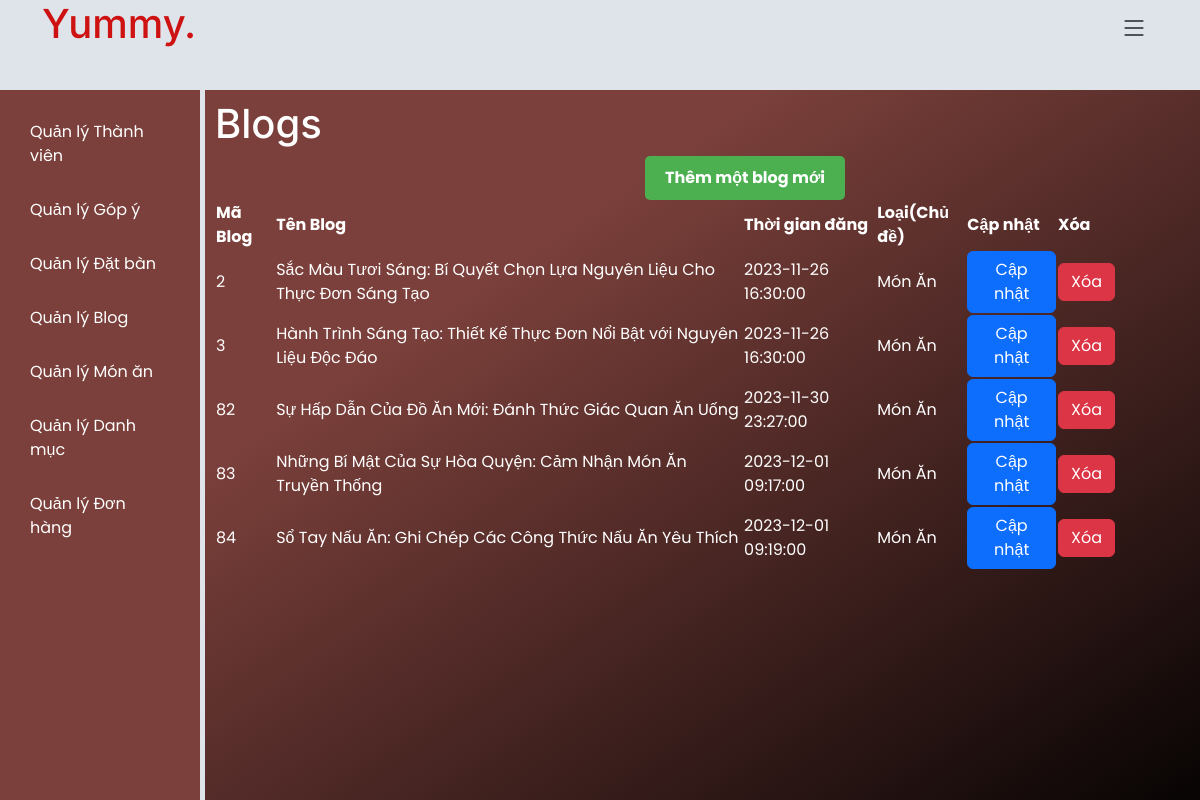
The app's page /admin/admin_home.php?page=admin_blogs (signed in) with its own data.
### tables this page shows
CREATE TABLE `blog` (
  `MaBlog` int(11) NOT NULL,
  `TenBlog` mediumtext NOT NULL,
  `ThoiGianDang` datetime NOT NULL,
  `NoiDung` longtext NOT NULL,
  `MaLoaiBlog` int(11) NOT NULL,
  `AnhBlog` varchar(255) NOT NULL
);

CREATE TABLE `loaiblog` (
  `MaLoaiBlog` int(11) NOT NULL,
  `TenLoaiBlog` varchar(50) NOT NULL
);

### admin/admin_blogs.php (the view, shortened to what this page needs)
<?php
require_once("../components/connection.php");
$sql = "SELECT blog.*, loaiblog.TenLoaiBlog
FROM blog
JOIN loaiblog ON blog.MaLoaiBlog = loaiblog.MaLoaiBlog";
$result = $conn->query($sql);
?>
<!DOCTYPE html>
<html lang="en">
<head>
</head>
<body>
<?php
if ($result->num_rows > 0) {
?>
    <h1> Blogs </h1>
    <center>
    <a href="admin_home.php?page=admin_blogs_add" style="
        display: inline-block;
        padding: 10px 20px;
        color: white;
        background-color: #4CAF50;
        text-decoration: none;
        border-radius: 5px;
        font-size: 16px;
        font-weight: bold;
    ">Thêm một blog mới</a></center>
    <table width = 85%>
        <tr>
            <th>Mã Blog</th>
            <th>Tên Blog</th>
            <th>Thời gian đăng</th>
            <th width = 10%>Loại(Chủ đề)</th>
            <th align="center">Cập nhật</th>
            <th align="center">Xóa</th>
        </tr>
        <?php while($row = $result->fetch_assoc()): ?>
        <tr>
            <td><?php echo $row["MaBlog"]; ?></td>
            <td><?php echo $row["TenBlog"]; ?></td>
            <td><?php echo $row["ThoiGianDang"]; ?></td>
            <td><?php echo $row["TenLoaiBlog"]; ?></td>
            <td><button type="button" class="btn btn-primary" onclick="window.location.href='admin_home.php?page=admin_blogs_edit&mablog=<?php echo $row['MaBlog']; ?>'">Cập nhật</button> </td>
            <td><button type="button" class="btn btn-danger" onclick="if(confirm('Bạn chắc chưa?')) window.location.href='admin_blogs_delete.php?MaBlog=<?php echo $row['MaBlog']; ?>'">Xóa</button>
            </td>
        </tr>
        <?php endwhile; ?>
    </table>
<?php
} else {
    echo " <tr> <h1> Không có blog nào. </h1> </tr>";
}
?>
</body>
</html>

### assets/css/main.css (style rules this page uses)
:root { --font-default: "Open Sans", system-ui, -apple-system, "Segoe UI", Roboto, "Helvetica Neue", Arial, "Noto Sans", "Liberation Sans", sans-serif, "Apple Color Emoji", "Segoe UI Emoji", "Segoe UI Symbol", "Noto Color Emoji"; --font-primary: "Amatic SC", sans-serif; --font-secondary: "Inter", sans-serif; }
:root { --color-default: #212529; --color-primary: #ce1212; --color-secondary: #37373f; }
:root { scroll-behavior: smooth; }
body { font-family: var(--font-default); color: var(--color-default); }
a { color: var(--color-primary); text-decoration: none; }
h1, h2, h3, h4, h5, h6 { font-family: var(--font-secondary); }

### admin/admin_home.php (style rules this page uses)
body { font-family: Poppins, sans-serif; display: flex; background-color: #dee4ea; margin: 0; }

### records on screen
blog: MaBlog "2", TenBlog "Sắc Màu Tươi Sáng: Bí Quyết Chọn Lựa Nguyên Liệu Cho Thực Đơn Sáng Tạo", ThoiGianDang "2023-11-26 16:30:00", loaiblog.TenLoaiBlog "Món Ăn"
blog: MaBlog "3", TenBlog "Hành Trình Sáng Tạo: Thiết Kế Thực Đơn Nổi Bật với Nguyên Liệu Độc Đáo", ThoiGianDang "2023-11-26 16:30:00", loaiblog.TenLoaiBlog "Món Ăn"
blog: MaBlog "82", TenBlog "Sự Hấp Dẫn Của Đồ Ăn Mới: Đánh Thức Giác Quan Ăn Uống", ThoiGianDang "2023-11-30 23:27:00", loaiblog.TenLoaiBlog "Món Ăn"
blog: MaBlog "83", TenBlog "Những Bí Mật Của Sự Hòa Quyện: Cảm Nhận Món Ăn Truyền Thống", ThoiGianDang "2023-12-01 09:17:00", loaiblog.TenLoaiBlog "Món Ăn"
blog: MaBlog "84", TenBlog "Sổ Tay Nấu Ăn: Ghi Chép Các Công Thức Nấu Ăn Yêu Thích", ThoiGianDang "2023-12-01 09:19:00", loaiblog.TenLoaiBlog "Món Ăn"
